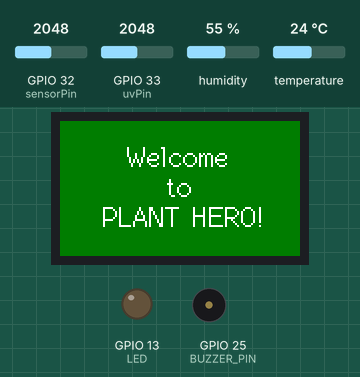
The program below on a simulated ESP32. On the bench: 240×135 colour display, output pins drawn as LEDs (lit = HIGH), buzzer (waves = sounding). The test bench sets the inputs (shaded band); at power-on: GPIO 32 (sensorPin) = 2048, GPIO 33 (uvPin) = 2048, humidity 55 %, temperature 24 °C. WiFi joins after 1.5 s; servers stay silent unless stated; uploads are accepted with an empty reply; what the program prints to the serial monitor is not drawn.

Above: at 3.7 s.
At 16.1 s:
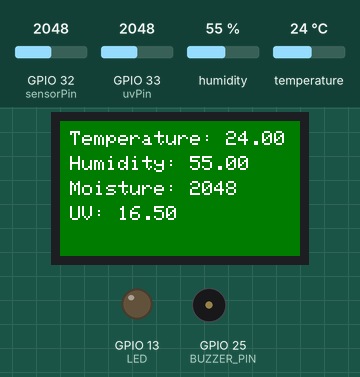
At 27.2 s:
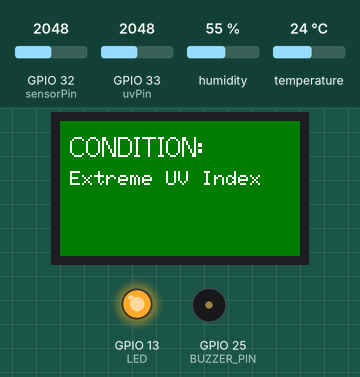
At 37.6 s:
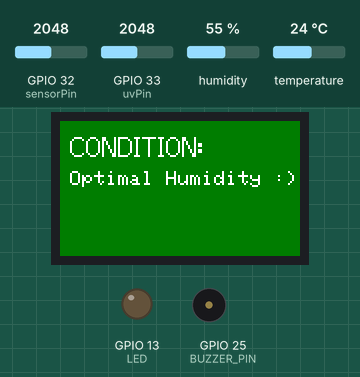
Timing chart, 0 to 40.0 s (numbered marks = the images above):
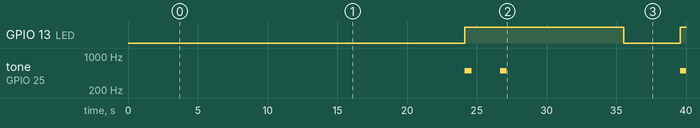

The program:

main.cpp
```cpp
#include <Arduino.h>
#include <TFT_eSPI.h>
#include <ArduinoJson.h>
#include <string>
#include <HTTPClient.h>
#include <WiFi.h>
#include <WiFiClient.h>
#include "Wire.h"
#include "DHT20.h"
#include "pitches.h"


// WiFi credentials
#define WIFI_SSID ""
#define WIFI_PASSWORD ""

#define SAS_TOKEN ""

const char* root_ca = \
  "-----BEGIN CERTIFICATE-----\n" \
  "MIIEtjCCA56gAwIBAgIQCv1eRG9c89YADp5Gwibf9jANBgkqhkiG9w0BAQsFADBh\n" \
  "MQswCQYDVQQGEwJVUzEVMBMGA1UEChMMRGlnaUNlcnQgSW5jMRkwFwYDVQQLExB3\n" \
  "d3cuZGlnaWNlcnQuY29tMSAwHgYDVQQDExdEaWdpQ2VydCBHbG9iYWwgUm9vdCBH\n" \
  "MjAeFw0yMjA0MjgwMDAwMDBaFw0zMjA0MjcyMzU5NTlaMEcxCzAJBgNVBAYTAlVT\n" \
  "MR4wHAYDVQQKExVNaWNyb3NvZnQgQ29ycG9yYXRpb24xGDAWBgNVBAMTD01TRlQg\n" \
  "UlMyNTYgQ0EtMTCCASIwDQYJKoZIhvcNAQEBBQADggEPADCCAQoCggEBAMiJV34o\n" \
  "eVNHI0mZGh1Rj9mdde3zSY7IhQNqAmRaTzOeRye8QsfhYFXSiMW25JddlcqaqGJ9\n" \
  "GEMcJPWBIBIEdNVYl1bB5KQOl+3m68p59Pu7npC74lJRY8F+p8PLKZAJjSkDD9Ex\n" \
  "mjHBlPcRrasgflPom3D0XB++nB1y+WLn+cB7DWLoj6qZSUDyWwnEDkkjfKee6ybx\n" \
  "SAXq7oORPe9o2BKfgi7dTKlOd7eKhotw96yIgMx7yigE3Q3ARS8m+BOFZ/mx150g\n" \
  "dKFfMcDNvSkCpxjVWnk//icrrmmEsn2xJbEuDCvtoSNvGIuCXxqhTM352HGfO2JK\n" \
  "AF/Kjf5OrPn2QpECAwEAAaOCAYIwggF+MBIGA1UdEwEB/wQIMAYBAf8CAQAwHQYD\n" \
  "VR0OBBYEFAyBfpQ5X8d3on8XFnk46DWWjn+UMB8GA1UdIwQYMBaAFE4iVCAYlebj\n" \
  "buYP+vq5Eu0GF485MA4GA1UdDwEB/wQEAwIBhjAdBgNVHSUEFjAUBggrBgEFBQcD\n" \
  "AQYIKwYBBQUHAwIwdgYIKwYBBQUHAQEEajBoMCQGCCsGAQUFBzABhhhodHRwOi8v\n" \
  "b2NzcC5kaWdpY2VydC5jb20wQAYIKwYBBQUHMAKGNGh0dHA6Ly9jYWNlcnRzLmRp\n" \
  "Z2ljZXJ0LmNvbS9EaWdpQ2VydEdsb2JhbFJvb3RHMi5jcnQwQgYDVR0fBDswOTA3\n" \
  "oDWgM4YxaHR0cDovL2NybDMuZGlnaWNlcnQuY29tL0RpZ2lDZXJ0R2xvYmFsUm9v\n" \
  "dEcyLmNybDA9BgNVHSAENjA0MAsGCWCGSAGG/WwCATAHBgVngQwBATAIBgZngQwB\n" \
  "AgEwCAYGZ4EMAQICMAgGBmeBDAECAzANBgkqhkiG9w0BAQsFAAOCAQEAdYWmf+AB\n" \
  "klEQShTbhGPQmH1c9BfnEgUFMJsNpzo9dvRj1Uek+L9WfI3kBQn97oUtf25BQsfc\n" \
  "kIIvTlE3WhA2Cg2yWLTVjH0Ny03dGsqoFYIypnuAwhOWUPHAu++vaUMcPUTUpQCb\n" \
  "eC1h4YW4CCSTYN37D2Q555wxnni0elPj9O0pymWS8gZnsfoKjvoYi/qDPZw1/TSR\n" \
  "penOgI6XjmlmPLBrk4LIw7P7PPg4uXUpCzzeybvARG/NIIkFv1eRYIbDF+bIkZbJ\n" \
  "QFdB9BjjlA4ukAg2YkOyCiB8eXTBi2APaceh3+uBLIgLk8ysy52g2U3gP7Q26Jlg\n" \
  "q/xKzj3O9hFh/g==\n" \
  "-----END CERTIFICATE-----\n";

String iothubName = "cs147final34";
String deviceName = "cs147esp32";
String url = "https://" + iothubName + ".azure-devices.net/devices/" + deviceName + "/messages/events?api-version=2021-04-12";

#define TELEMETRY_INTERVAL 3000 // Send data every 3 seconds
#define LED 13
#define BUZZER_PIN 25
#define BUZZER_CHANNEL 0

DHT20 dht;
uint8_t count = 0;
uint32_t lastTelemetryTime = 0;
TFT_eSPI tft = TFT_eSPI();

const int sensorPin = 32;
int moisture = 0;
const int uvPin = 33;
float uvVoltage = 0.0;
float uvIndex = 0.0;
int uvRawValue = 0;

void setup() {
  // put your setup code here, to run once:

  // Start serial communication + sensors
  Serial.begin(115200);
  pinMode(sensorPin, INPUT);
  pinMode(uvPin, INPUT);
  pinMode(LED, OUTPUT);
  delay(1000);

  Wire.begin();
  dht.begin();

  // Connect to WiFi
  WiFi.mode(WIFI_STA);
  delay(1000);
  Serial.println();
  Serial.println("Connecting to ");
  Serial.println(WIFI_SSID);
  WiFi.begin(WIFI_SSID, WIFI_PASSWORD);
  while (WiFi.status() != WL_CONNECTED) {
    delay(500);
    Serial.print(".");
    Serial.print(WiFi.status());
  }
  Serial.println("\nWiFi connected");
  Serial.print("IP address: ");
  Serial.println(WiFi.localIP());
  Serial.print("MAC address: ");
  Serial.println(WiFi.macAddress());

  // Initialize TFT - OLED Display
  tft.init();
  tft.setRotation(3);
  tft.fillScreen(TFT_DARKGREEN);
  tft.setTextColor(TFT_WHITE, TFT_DARKGREEN);
  tft.setTextSize(2);
  tft.setTextWrap(true);
  tft.drawString("Welcome", 67, 20, 2);
  tft.drawString("to", 107, 50, 2);
  tft.drawString("PLANT HERO!", 43, 80, 2);
  delay(10000);
  tft.fillScreen(TFT_DARKGREEN);
}

void loop() {
  // put your main code here, to run repeatedly:
  // Read sensors
  tft.drawString("...", 105, 60);
  dht.read();
  float temperature = dht.getTemperature();
  float humidity = dht.getHumidity();
  moisture = analogRead(sensorPin);
  uvRawValue = analogRead(uvPin);
  uvVoltage = uvRawValue * (3.3 / 4095.0);
  uvIndex = uvVoltage * 10.0;

  // Send telemetry at interval
  if (millis() - lastTelemetryTime >= TELEMETRY_INTERVAL) {
    if (isnan(temperature) || isnan(humidity)) {
      Serial.println("Failed to read from DHT20 sensor!");
    } else {
      ArduinoJson::JsonDocument doc;
      doc["temperature"] = temperature;
      doc["humidity"] = humidity;
      doc["moisture"] = moisture;
      doc["uvIndex"] = uvIndex;
      char buffer[256];
      serializeJson(doc, buffer, sizeof(buffer));

      WiFiClientSecure client;
      client.setCACert(root_ca);
      HTTPClient http;
      http.begin(client, url);
      http.addHeader("Content-Type", "application/json");
      http.addHeader("Authorization", SAS_TOKEN);
      int httpCode = http.POST(buffer);

      if (httpCode == 204) {
        Serial.println("Telemetry sent: " + String(buffer));
      } else {
        Serial.println("Failed to send telemetry, HTTP code: " + String(httpCode));
      }
      http.end();
      lastTelemetryTime = millis();
    }
  }

  delay(2000);
  tft.fillScreen(TFT_DARKGREEN);


  // Display sensor values
  tft.drawString("Temperature: " + String(temperature), 10, 10);
  tft.drawString("Humidity: " + String(humidity), 10, 35);
  tft.drawString("Moisture: " + String(moisture), 10, 60);
  tft.drawString("UV: " + String(uvIndex, 2), 10, 85);

  delay(4000);
  tft.fillScreen(TFT_DARKGREEN);

  // Display plant condition
  tft.drawString("CONDITION: ", 10, 10, 2);

  //Temperature
  if(temperature < 15) {
    tft.drawString("Too Cold!", 10, 50);
    digitalWrite(LED, HIGH); // Turn on LED
    tone(BUZZER_PIN, 500);
    delay(500);
    tone(BUZZER_PIN, 0);
  } else if(temperature >= 15 && temperature < 25) {
    tft.drawString("Optimal", 10, 50);
    tft.drawString("Temperature :)", 12, 70);
    digitalWrite(LED, LOW); // Turn off LED
  } else if(temperature >= 25 && temperature < 30) {
    tft.drawString("Warm Temperature", 10, 50);
    digitalWrite(LED, LOW); // Turn off LED
  } else if(temperature >= 30) {
    tft.drawString("Too Hot!", 10, 50);
    digitalWrite(LED, HIGH); // Turn on LED
    tone(BUZZER_PIN, 500);
    delay(500);
    tone(BUZZER_PIN, 0);
  }

  delay(2000);
  tft.fillScreen(TFT_DARKGREEN);
  tft.drawString("CONDITION: ", 10, 10, 2);

  //Humidity
  if(humidity < 30) {
    tft.drawString("Air is dry", 10, 50);
    digitalWrite(LED, HIGH); // Turn on LED
    tone(BUZZER_PIN, 500);
    delay(500);
    tone(BUZZER_PIN, 0);
  } else if(humidity >= 40 && humidity <= 60) {
    tft.drawString("Optimal Humidity :)", 10, 50);
    digitalWrite(LED, LOW); // Turn off LED
  } else if(humidity >= 80) {
    tft.drawString("Air is too humid", 10, 50);
    digitalWrite(LED, HIGH); // Turn on LED
    tone(BUZZER_PIN, 500);
    delay(500);
    tone(BUZZER_PIN, 0);
  } else {
    tft.drawString("Humidity is OK", 10, 50);
    digitalWrite(LED, LOW); // Turn off LED
  }

  delay(2000);
  tft.fillScreen(TFT_DARKGREEN);
  tft.drawString("CONDITION: ", 10, 10, 2);

  //Moisture
  if (moisture < 300) {
    tft.drawString("Soil is dry", 10, 50);
    digitalWrite(LED, HIGH); // Turn on LED
    tone(BUZZER_PIN, 500);
    delay(500);
    tone(BUZZER_PIN, 0);
  } else if (moisture < 2000) {
    tft.drawString("Soil is moist :)", 10, 50);
    digitalWrite(LED, LOW); // Turn off LED
  } else {
    tft.drawString("Soil is too wet", 10, 50);
    digitalWrite(LED, HIGH); // Turn on LED
    tone(BUZZER_PIN, 500);
    delay(500);
    tone(BUZZER_PIN, 0);
  }

  delay(2000);
  tft.fillScreen(TFT_DARKGREEN);
  tft.drawString("CONDITION: ", 10, 10, 2);

  //UV
  if(uvIndex < 2) {
    tft.drawString("Low UV Index", 10, 50);
    digitalWrite(LED, HIGH); // Turn on LED
    tone(BUZZER_PIN, 500);
    delay(500);
    tone(BUZZER_PIN, 0);
  } else if(uvIndex >= 2 && uvIndex < 5) {
    tft.drawString("Moderate UV", 10, 50);
    tft.drawString("Index :)", 12, 70);
    digitalWrite(LED, LOW); // Turn off LED
  } else if(uvIndex >= 5 && uvIndex < 7) {
    tft.drawString("High UV Index", 10, 50);
    digitalWrite(LED, LOW); // Turn off LED
  } else if(uvIndex >= 7 && uvIndex < 10) {
    tft.drawString("Very High UV Index", 10, 50);
    digitalWrite(LED, HIGH); // Turn off LED
    tone(BUZZER_PIN, 500);
    delay(500);
    tone(BUZZER_PIN, 0);
  } else {
    tft.drawString("Extreme UV Index", 10, 50);
    digitalWrite(LED, HIGH); // Turn on LED
    tone(BUZZER_PIN, 500);
    delay(500);
    tone(BUZZER_PIN, 0);
  }

  delay(2000);


  tft.fillScreen(TFT_DARKGREEN);
}
```

pitches.h
```cpp
#define NOTE_B0  31
#define NOTE_C1  33
#define NOTE_CS1 35
#define NOTE_D1  37
#define NOTE_DS1 39
#define NOTE_E1  41
#define NOTE_F1  44
#define NOTE_FS1 46
#define NOTE_G1  49
#define NOTE_GS1 52
#define NOTE_A1  55
#define NOTE_AS1 58
#define NOTE_B1  62
#define NOTE_C2  65
#define NOTE_CS2 69
#define NOTE_D2  73
#define NOTE_DS2 78
#define NOTE_E2  82
#define NOTE_F2  87
#define NOTE_FS2 93
#define NOTE_G2  98
#define NOTE_GS2 104
#define NOTE_A2  110
#define NOTE_AS2 117
#define NOTE_B2  123
#define NOTE_C3  131
#define NOTE_CS3 139
#define NOTE_D3  147
#define NOTE_DS3 156
#define NOTE_E3  165
#define NOTE_F3  175
#define NOTE_FS3 185
#define NOTE_G3  196
#define NOTE_GS3 208
#define NOTE_A3  220
#define NOTE_AS3 233
#define NOTE_B3  247
#define NOTE_C4  262
#define NOTE_CS4 277
#define NOTE_D4  294
#define NOTE_DS4 311
#define NOTE_E4  330
#define NOTE_F4  349
#define NOTE_FS4 370
#define NOTE_G4  392
#define NOTE_GS4 415
#define NOTE_A4  440
#define NOTE_AS4 466
#define NOTE_B4  494
#define NOTE_C5  523
#define NOTE_CS5 554
#define NOTE_D5  587
#define NOTE_DS5 622
#define NOTE_E5  659
#define NOTE_F5  698
#define NOTE_FS5 740
#define NOTE_G5  784
#define NOTE_GS5 831
#define NOTE_A5  880
#define NOTE_AS5 932
#define NOTE_B5  988
#define NOTE_C6  1047
#define NOTE_CS6 1109
#define NOTE_D6  1175
#define NOTE_DS6 1245
#define NOTE_E6  1319
#define NOTE_F6  1397
#define NOTE_FS6 1480
#define NOTE_G6  1568
#define NOTE_GS6 1661
#define NOTE_A6  1760
#define NOTE_AS6 1865
#define NOTE_B6  1976
#define NOTE_C7  2093
#define NOTE_CS7 2217
#define NOTE_D7  2349
#define NOTE_DS7 2489
#define NOTE_E7  2637
#define NOTE_F7  2794
#define NOTE_FS7 2960
#define NOTE_G7  3136
#define NOTE_GS7 3322
#define NOTE_A7  3520
#define NOTE_AS7 3729
#define NOTE_B7  3951
#define NOTE_C8  4186
#define NOTE_CS8 4435
#define NOTE_D8  4699
#define NOTE_DS8 4978
```

Measured:
- by itself, GPIO 13 (LED): LOW → HIGH at 24.1 s, → LOW 11.4 s later, → HIGH 4.1 s later
- by itself, tone on GPIO 25 (BUZZER_PIN): goes 500 Hz 0.50 s, silent 2.0 s, 500 Hz 0.50 s, silent 12.4 s, then 500 Hz
- what the display in image 0 shows lasts 10.0 s, from 3.7 s to 13.7 s
- what the display in image 1 shows lasts 4.0 s, from 16.0 s to 20.0 s
- what the display in image 2 shows lasts 2.5 s, from 26.7 s to 29.2 s
